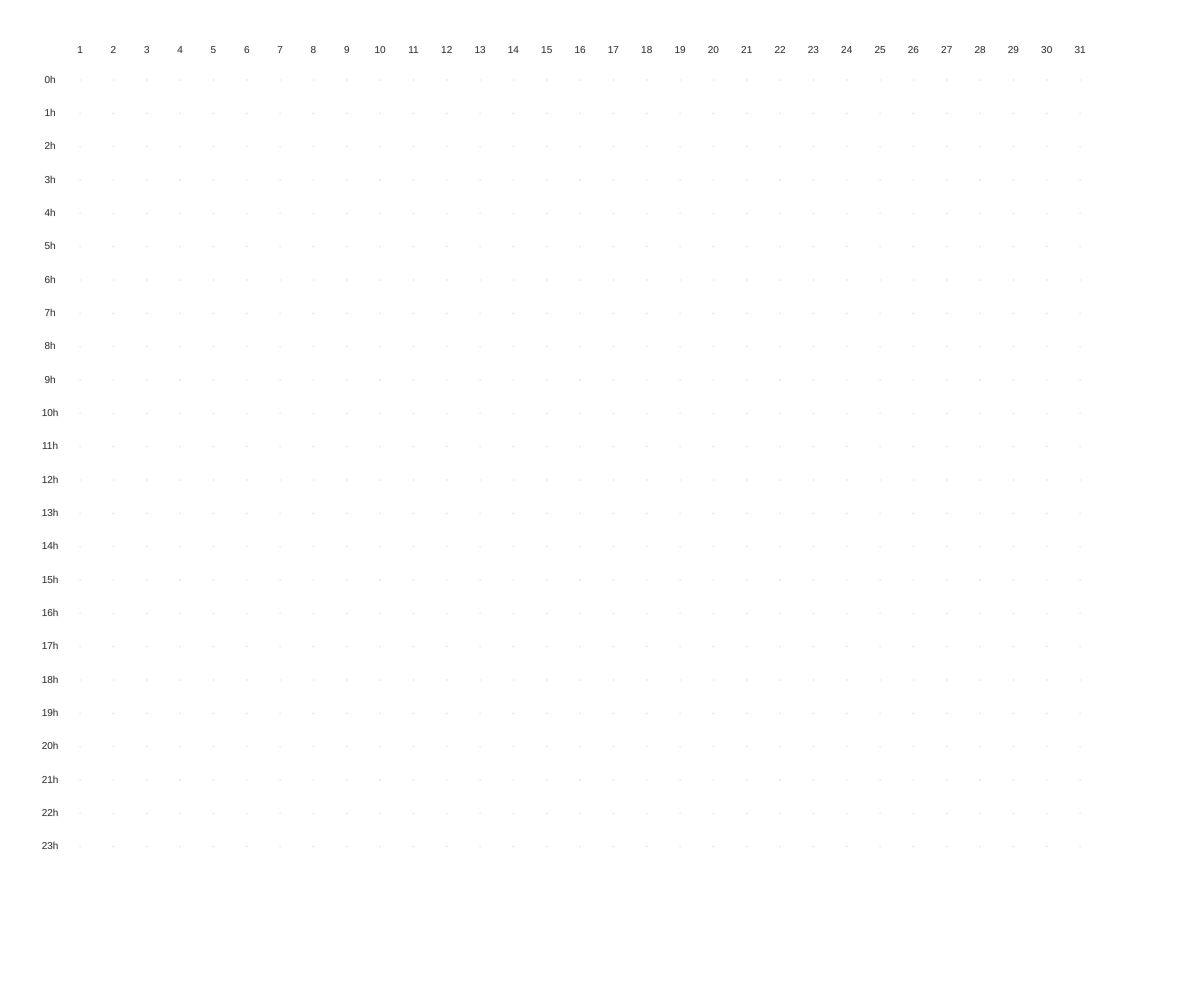
Frame 1 (no input)
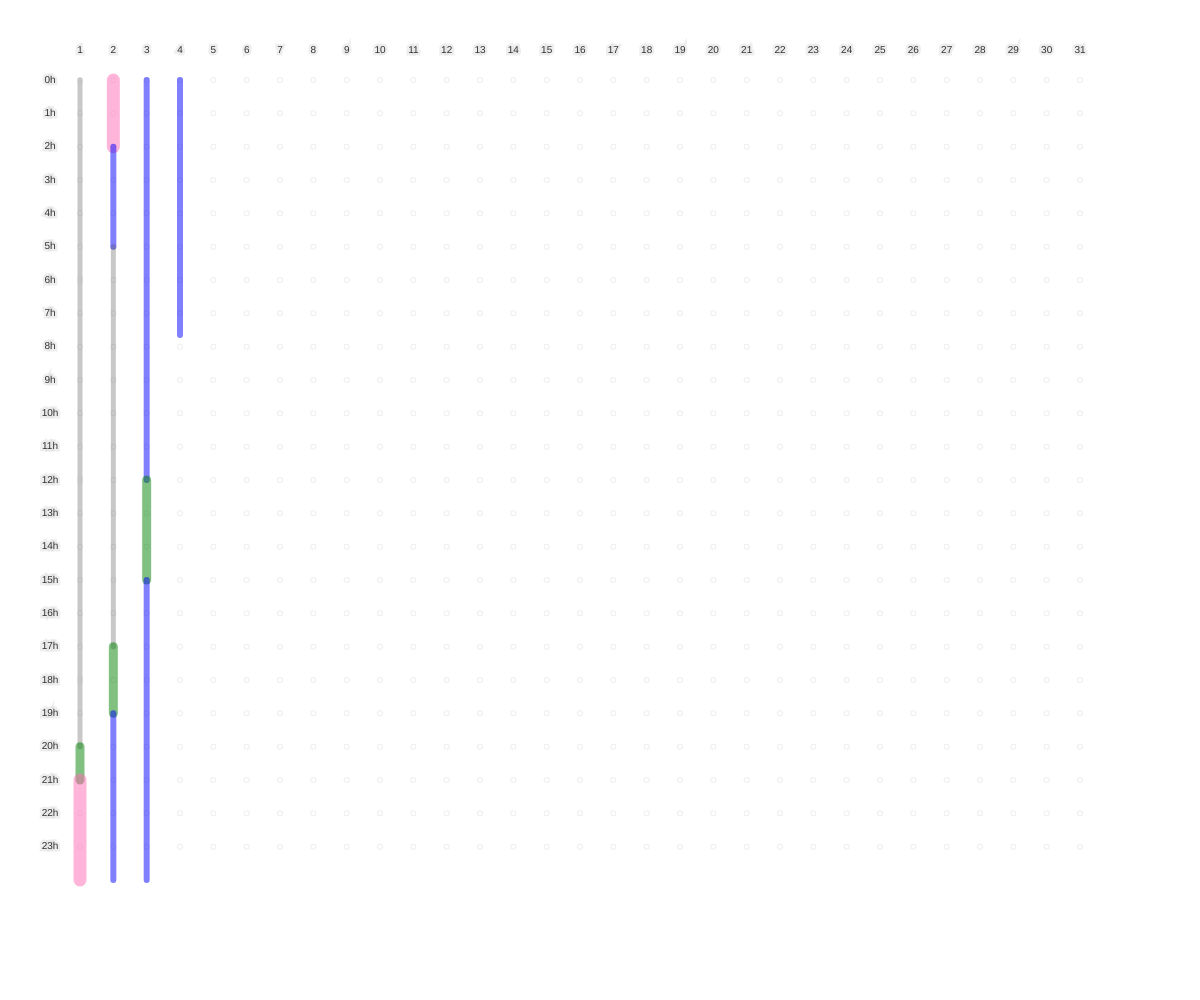
Frame 60 (no input)
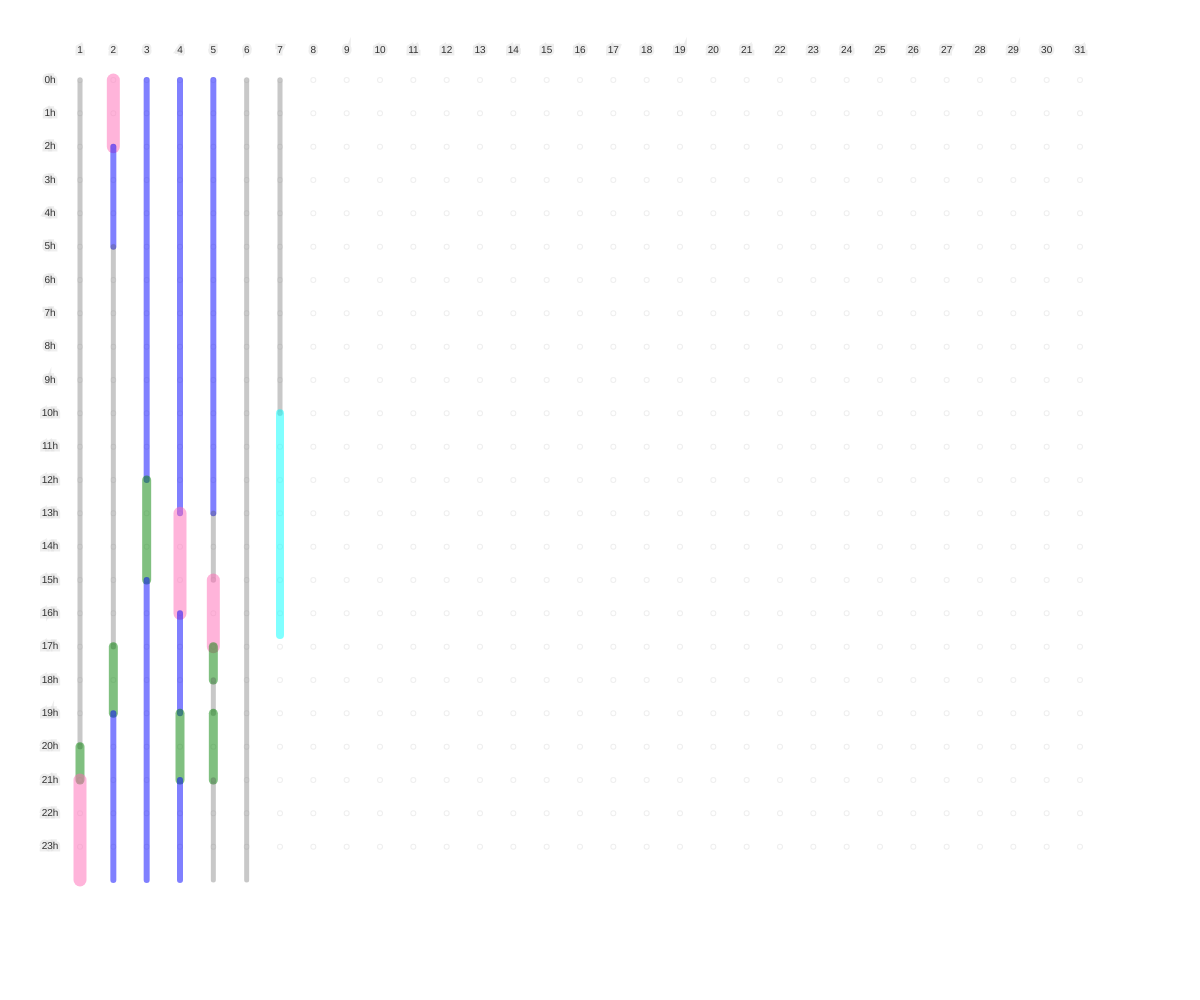
Frame 120 (the mouse pressed at the canvas centre since frame 60)

The p5.js sketch that drew these frames (run headless with seeded random() and noise() and a simulated clock; from frame 60 on, the mouse is pressed at the canvas centre):

// p5.js sketch
// ── sketch.js
let cols = 31;
let rows = 24;
let spacing;
let offsetX, offsetY;

let marginTop = 80;
let marginLeft = 80;

let viewMode = "full"; // "full", "timeRange", "weeklyGroup"
let timeStart = 9;
let timeEnd = 18;
let weekGroup = 0;

let animationSpeed = 45; // 한 프레임당 선 그려질 길이 (픽셀)
let drawingProgress = 0; // 현재 그려지는 선의 진행 정도

let categoryStyles = {
  "집":    { color: [80, 80, 80, 80],     weight: 5 },
  "남의집": { color: [0, 0, 255, 127],     weight: 6 },
  "학교":  { color: [255, 165, 0, 127],   weight: 10 },
  "꼼방":  { color: [255, 75, 0, 127],   weight: 8 },
  "식당":  { color: [0, 128, 0, 127],   weight: 9 },
  "기타":  { color: [255, 105, 180, 127], weight: 13 },
  "알바":  { color: [0, 255, 255, 127],   weight: 8 }
};

let points = [{date: "01", y: 0, category: "집"},
  {date: "01", y: 20, category: "식당"},
  {date: "01", y: 21, category: "기타"},
  {date: "02", y: 0, category: "기타"},
  {date: "02", y: 2, category: "남의집"},
  {date: "02", y: 5, category: "집"},
  {date: "02", y: 17, category: "식당"},
  {date: "02", y: 19, category: "남의집"},
  {date: "03", y: 0, category: "남의집"},
  {date: "03", y: 12, category: "식당"},
  {date: "03", y: 15, category: "남의집"},
  {date: "04", y: 0, category: "남의집"},
  {date: "04", y: 13, category: "기타"},
  {date: "04", y: 16, category: "남의집"},
  {date: "04", y: 19, category: "식당"},
  {date: "04", y: 21, category: "남의집"},
  {date: "05", y: 0, category: "남의집"},
  {date: "05", y: 13, category: "집"},
  {date: "05", y: 15, category: "기타"},
  {date: "05", y: 17, category: "식당"},
  {date: "05", y: 18, category: "집"},
  {date: "05", y: 19, category: "식당"},
  {date: "05", y: 21, category: "집"},
  {date: "06", y: 0, category: "집"},
  {date: "07", y: 0, category: "집"},
  {date: "07", y: 10, category: "알바"},
  {date: "07", y: 19, category: "남의집"},
  {date: "07", y: 22, category: "집"},
  {date: "08", y: 0, category: "집"},
  {date: "09", y: 0, category: "집"},
  {date: "10", y: 0, category: "집"},
  {date: "10", y: 9, category: "학교"},
  {date: "10", y: 12, category: "학교"},
  {date: "10", y: 14, category: "학교"},
  {date: "10", y: 18, category: "식당"},
  {date: "10", y: 19, category: "남의집"},
  {date: "10", y: 21, category: "집"},
  {date: "11", y: 0, category: "집"},
  {date: "11", y: 1, category: "식당"},
  {date: "11", y: 3, category: "집"},
  {date: "11", y: 14, category: "학교"},
  {date: "11", y: 19, category: "식당"},
  {date: "11", y: 20, category: "기타"},
  {date: "11", y: 21, category: "식당"},
  {date: "11", y: 23, category: "집"},
  {date: "12", y: 0, category: "집"},
  {date: "12", y: 9, category: "학교"},
  {date: "12", y: 12, category: "학교"},
  {date: "12", y: 14, category: "학교"},
  {date: "12", y: 19, category: "식당"},
  {date: "12", y: 20, category: "집"},
  {date: "13", y: 0, category: "집"},
  {date: "13", y: 10, category: "알바"},
  {date: "13", y: 19, category: "식당"},
  {date: "13", y: 22, category: "집"},
  {date: "14", y: 0, category: "집"},
  {date: "14", y: 12, category: "알바"},
  {date: "14", y: 19, category: "기타"},
  {date: "14", y: 23, category: "기타"},
  {date: "15", y: 0, category: "집"},
  {date: "16", y: 0, category: "집"},
  {date: "16", y: 15, category: "기타"},
  {date: "16", y: 16, category: "식당"},
  {date: "16", y: 19, category: "식당"},
  {date: "16", y: 21, category: "식당"},
  {date: "16", y: 23, category: "집"},
  {date: "17", y: 0, category: "집"},
  {date: "17", y: 9, category: "학교"},
  {date: "18", y: 0, category: "꼼방"},
  {date: "18", y: 5, category: "집"},
  {date: "18", y: 17, category: "식당"},
  {date: "18", y: 18, category: "집"},
  {date: "18", y: 19, category: "학교"},
  {date: "19", y: 0, category: "꼼방"},
  {date: "19", y: 3, category: "집"},
  {date: "19", y: 9, category: "학교"},
  {date: "19", y: 19, category: "기타"},
  {date: "19", y: 20, category: "식당"},
  {date: "19", y: 22, category: "집"},
  {date: "20", y: 0, category: "집"},
  {date: "20", y: 13, category: "식당"},
  {date: "20", y: 14, category: "기타"},
  {date: "20", y: 15, category: "기타"},
  {date: "20", y: 17, category: "집"},
  {date: "21", y: 0, category: "집"},
  {date: "21", y: 12, category: "알바"},
  {date: "21", y: 19, category: "식당"},
  {date: "21", y: 21, category: "식당"},
  {date: "21", y: 23, category: "집"},
  {date: "22", y: 0, category: "집"},
  {date: "22", y: 12, category: "학교"},
  {date: "22", y: 18, category: "학교"},
  {date: "22", y: 23, category: "집"},
  {date: "23", y: 0, category: "집"},
  {date: "23", y: 12, category: "학교"},
  {date: "23", y: 18, category: "집"},
  {date: "24", y: 0, category: "집"},
  {date: "24", y: 9, category: "학교"},
  {date: "24", y: 11, category: "학교"},
  {date: "24", y: 14, category: "학교"},
  {date: "24", y: 17, category: "학교"},
  {date: "24", y: 20, category: "집"},
  {date: "25", y: 0, category: "집"},
  {date: "25", y: 16, category: "기타"},
  {date: "25", y: 18, category: "식당"},
  {date: "25", y: 19, category: "식당"},
  {date: "25", y: 21, category: "기타"},
  {date: "25", y: 22, category: "식당"},
  {date: "26", y: 0, category: "집"},
  {date: "26", y: 9, category: "학교"},
  {date: "26", y: 11, category: "학교"},
  {date: "26", y: 14, category: "학교"},
  {date: "26", y: 18, category: "집"},
  {date: "26", y: 21, category: "식당"},
  {date: "26", y: 22, category: "기타"},
  {date: "26", y: 23, category: "집"},
  {date: "27", y: 0, category: "집"},
  {date: "27", y: 12, category: "알바"},
  {date: "27", y: 19, category: "기타"},
  {date: "27", y: 21, category: "집"},
  {date: "28", y: 0, category: "집"},
  {date: "28", y: 12, category: "알바"},
  {date: "28", y: 19, category: "기타"},
  {date: "28", y: 21, category: "식당"},
  {date: "28", y: 23, category: "남의집"},
  {date: "29", y: 0, category: "남의집"},
  {date: "29", y: 3, category: "집"},
  {date: "29", y: 20, category: "식당"},
  {date: "29", y: 22, category: "집"},
  {date: "30", y: 0, category: "집"},
  {date: "30", y: 20, category: "식당"},
  {date: "30", y: 21, category: "집"},
  {date: "31", y: 0, category: "집"},
  {date: "31", y: 9, category: "학교"},
  {date: "31", y: 11, category: "학교"},
  {date: "31", y: 14, category: "학교"},
  {date: "31", y: 17, category: "꼼방"},
  {date: "31", y: 23, category: "집"}];

function setup() {
  createCanvas(windowWidth, windowHeight);
  strokeCap(ROUND);
  spacing = min((width - 200) / (cols - 1), (height - 200) / (rows - 1));
  offsetX = marginLeft;
  offsetY = marginTop;
  frameRate(60);
}

function draw() {
  background(255);
  drawGrid();
  drawLabels();
  drawLinesAnimated();
  drawingProgress += animationSpeed;
}

function drawGrid() {
  stroke(220, 127);
  noFill();
  let colCount = (viewMode === "weeklyGroup") ? 7 : cols;
  let rowStart = (viewMode === "timeRange") ? timeStart : 0;
  let rowEnd = (viewMode === "timeRange") ? timeEnd + 1 : rows;

  for (let i = 0; i < colCount; i++) {
    for (let j = rowStart; j < rowEnd; j++) {
      let x = offsetX + i * spacing;
      let y = offsetY + j * spacing;
      ellipse(x, y, 1, 1);
    }
  }
}

function drawLabels() {
  textAlign(CENTER, CENTER);
  textSize(10);
  fill(50);

  if (viewMode === "full") {
    for (let i = 0; i < cols; i++) {
      let x = offsetX + i * spacing;
      text(str(i + 1), x, offsetY - 30);
    }
  } else if (viewMode === "weeklyGroup") {
    for (let i = 0; i < 7; i++) {
      let x = offsetX + i * spacing;
      text("D" + (i + 1), x, offsetY - 30);
    }
  }

  let startRow = (viewMode === "timeRange") ? timeStart : 0;
  let endRow = (viewMode === "timeRange") ? timeEnd + 1 : rows;

  for (let j = startRow; j < endRow; j++) {
    let y = offsetY + j * spacing;
    text(j + "h", offsetX - 30, y);
  }
}

function drawLinesAnimated() {
  let grouped = {};
  for (let p of points) {
    if (!grouped[p.date]) grouped[p.date] = [];
    grouped[p.date].push(p);
  }

  let sortedDates = Object.keys(grouped).sort((a, b) => int(a) - int(b));
  let totalDrawn = 0;

  for (let date of sortedDates) {
    let dateIndex = int(date) - 1;
    if (viewMode === "weeklyGroup") {
      let groupStart = weekGroup * 7;
      if (dateIndex < groupStart || dateIndex >= groupStart + 7) continue;
    }

    let x = (viewMode === "weeklyGroup")
      ? offsetX + (dateIndex - weekGroup * 7) * spacing
      : offsetX + dateIndex * spacing;

    let dayPoints = grouped[date].sort((a, b) => a.y - b.y);
    for (let i = 0; i < dayPoints.length; i++) {
      let p1 = dayPoints[i];
      let p2 = dayPoints[i + 1];
      let y1 = offsetY + p1.y * spacing;
      let y2 = p2 ? offsetY + p2.y * spacing : offsetY + rows * spacing;

      let style = categoryStyles[p1.category] || { color: [150, 150, 150, 127], weight: 6 };
      stroke(...style.color);
      strokeWeight(style.weight);

      let lineLength = abs(y2 - y1);
      if (drawingProgress > totalDrawn) {
        let visibleLength = min(drawingProgress - totalDrawn, lineLength);
        let yEnd = y1 + visibleLength * (y2 > y1 ? 1 : -1);
        line(x, y1, x, yEnd);
      }
      totalDrawn += lineLength;
    }
  }

  
}

function keyPressed() {
  if (key === '1') {
    viewMode = "full";
  } else if (key === '2') {
    viewMode = "timeRange";
    timeStart = 9;
    timeEnd = 18;
  } else if (key === '3') {
    viewMode = "weeklyGroup"; weekGroup = 0;
  } else if (key === '4') {
    viewMode = "weeklyGroup"; weekGroup = 1;
  } else if (key === '5') {
    viewMode = "weeklyGroup"; weekGroup = 2;
  } else if (key === '6') {
    viewMode = "weeklyGroup"; weekGroup = 3;
  }

  drawingProgress = 0;
  loop(); // 다시 애니메이션 시작
}
